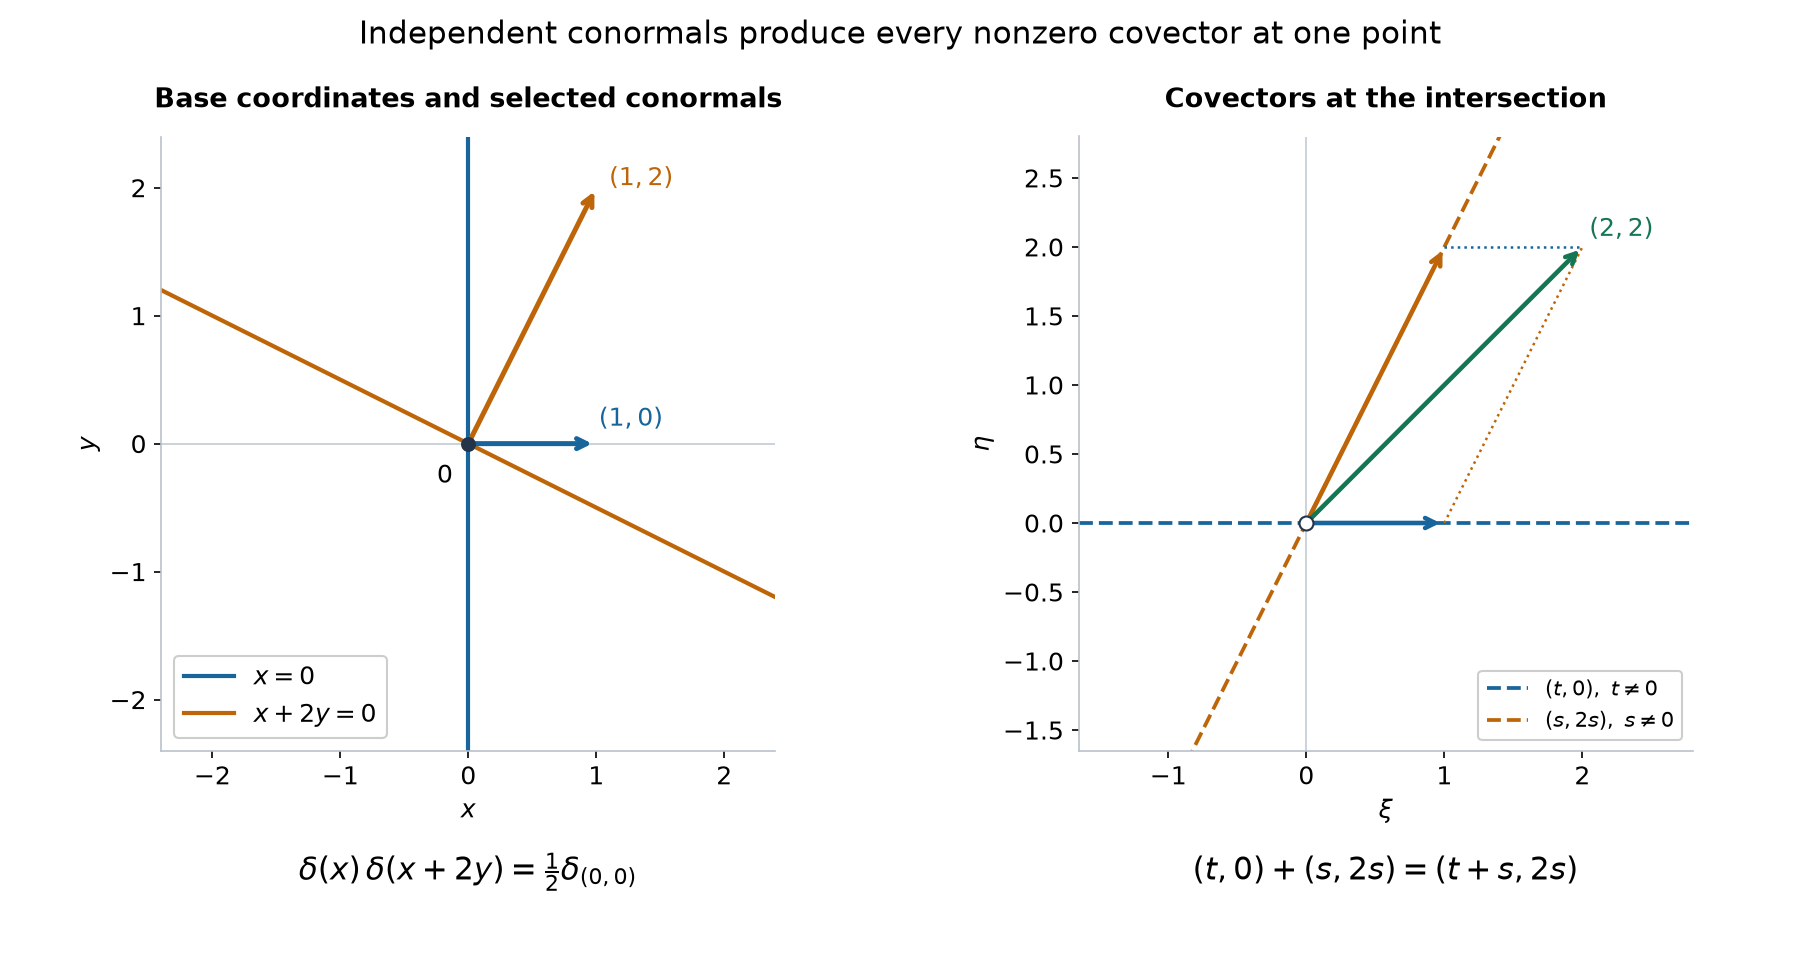

Python code for this plot:
"""Exact base and cotangent geometry for AN01-U102 Exercise2; CC0."""
from pathlib import Path
import numpy as np
import matplotlib
matplotlib.use('Agg')
import matplotlib.pyplot as plt
matplotlib.rcParams.update({'font.size':12,'svg.hashsalt':'AN01-U102-transverse-products','text.usetex':False})
D=Path(__file__).resolve().parent
blue='#17659b';orange='#bd6508';green='#147652';dark='#24354a'
fig,axs=plt.subplots(1,2,figsize=(12,6.5))
t=np.linspace(-2.7,2.7,301)
ax=axs[0]
ax.axhline(0,color='#c2cbd4',lw=.8)
ax.axvline(0,color=blue,lw=2,label=r'$x=0$')
ax.plot(t,-t/2,color=orange,lw=2,label=r'$x+2y=0$')
ax.scatter([0],[0],s=38,color=dark,zorder=6)
for vec,color in [((1,0),blue),((1,2),orange)]:
 ax.annotate('',xy=vec,xytext=(0,0),arrowprops=dict(arrowstyle='->',color=color,lw=2.4))
ax.text(1.02,.14,r'$(1,0)$',color=blue)
ax.text(1.10,2.02,r'$(1,2)$',color=orange)
ax.text(-.12,-.16,r'$0$',ha='right',va='top')
ax.set(xlim=(-2.4,2.4),ylim=(-2.4,2.4),xlabel=r'$x$',ylabel=r'$y$')
ax.set_title('Base coordinates and selected conormals',fontsize=13,fontweight='bold',pad=14)
ax.legend(loc='lower left',framealpha=.97)
ax.text(.5,-.21,r'$\delta(x)\,\delta(x+2y)=\frac{1}{2}\delta_{(0,0)}$',transform=ax.transAxes,ha='center',fontsize=15)
ax=axs[1]
ax.axhline(0,color=blue,lw=1.8,ls='--',label=r'$(t,0),\ t\ne0$')
ax.axvline(0,color='#c2cbd4',lw=.8)
ax.plot(t,2*t,color=orange,lw=1.8,ls='--',label=r'$(s,2s),\ s\ne0$')
ax.plot([1,2],[0,2],color=orange,lw=1.2,ls=':')
ax.plot([1,2],[2,2],color=blue,lw=1.2,ls=':')
for vec,color in [((1,0),blue),((1,2),orange),((2,2),green)]:
 ax.annotate('',xy=vec,xytext=(0,0),arrowprops=dict(arrowstyle='->',color=color,lw=2.2))
ax.scatter([0],[0],s=45,facecolor='white',edgecolor=dark,zorder=8)
ax.text(2.05,2.08,r'$(2,2)$',color=green)
ax.set(xlim=(-1.65,2.8),ylim=(-1.65,2.8),xlabel=r'$\xi$',ylabel=r'$\eta$')
ax.set_title('Covectors at the intersection',fontsize=13,fontweight='bold',pad=14)
ax.legend(loc='lower right',fontsize=10,framealpha=.97)
ax.text(.5,-.21,r'$(t,0)+(s,2s)=(t+s,2s)$',transform=ax.transAxes,ha='center',fontsize=15)
for ax in axs:
 ax.set_aspect('equal',adjustable='box')
 ax.spines[['top','right']].set_visible(False)
 ax.spines[['left','bottom']].set_color('#b9c1cb')
fig.suptitle('Independent conormals produce every nonzero covector at one point',fontsize=15,y=.98)
fig.subplots_adjust(left=.07,right=.96,top=.86,bottom=.23,wspace=.34)
assert np.linalg.det(np.array([[1.,0.],[1.,2.]]))==2.
fig.savefig(D/'transverse-hyperfunction-products.png',dpi=150,facecolor='white',metadata={'Software':'GPT-6 Astra (OpenAI); reproducible CC0 figure'})
fig.savefig(D/'transverse-hyperfunction-products.svg',facecolor='white',metadata={'Date':None,'Creator':'GPT-6 Astra (OpenAI); CC0'})
p=D/'transverse-hyperfunction-products.svg';p.write_bytes(('\n'.join(x.rstrip() for x in p.read_text(encoding='utf-8').splitlines())+'\n').encode())
plt.close(fig)
